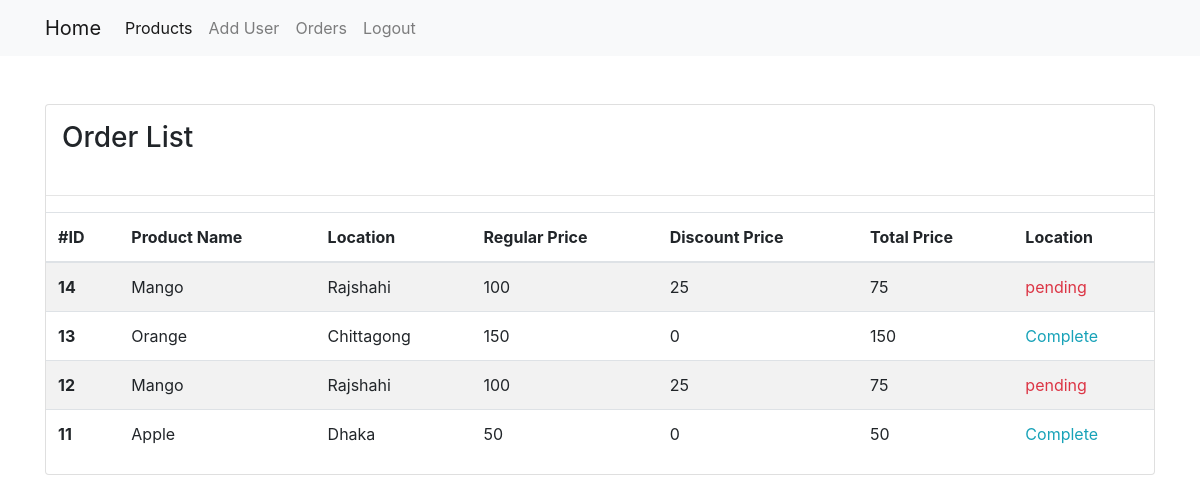
/admin/home.php (signed in), run on the app's committed database.
### tables this page shows
CREATE TABLE `orders` (
  `id` int(11) NOT NULL,
  `buy_id` int(11) NOT NULL,
  `discount` int(11) NOT NULL,
  `status` int(11) NOT NULL
);

CREATE TABLE `product` (
  `id` int(11) NOT NULL,
  `name` varchar(255) NOT NULL,
  `price` int(11) NOT NULL,
  `location` varchar(255) NOT NULL
);

### admin/home.php (the view, shortened to what this page needs)
<?php
 include('header.php');
 ?>
<?php include('nav.php'); ?>
<div class="container">
  <div class="card mt-5">
  <h3 class="p-3">Order List</h3>
  <hr>
    <?php
        $query = "SELECT orders.id, orders.discount, orders.status,product.name, product.price, product.location FROM orders LEFT JOIN product ON orders.buy_id = product.id ORDER BY orders.id DESC  ";
        $run = mysqli_query($con, $query);
        if(mysqli_num_rows($run) > 0){
       ?>
  <table class="table table-striped">
  <thead>
    <tr>
     <th scope="col">#ID</th>
      <th scope="col">Product Name</th>
      <th scope="col">Location</th>
      <th scope="col">Regular Price</th>
      <th scope="col">Discount Price</th>
      <th scope="col">Total Price</th>
      <th scope="col">Location</th>
    </tr>
  </thead>
  <tbody>
        <?php
          while($row = mysqli_fetch_array($run)){
            $id = $row['id'];
            $name = $row['name'];
            $location = $row['location'];
            $discount = $row['discount'];
            $price = $row['price'];
         ?>
    <tr>
      <th scope="row"><?php echo $id; ?></th>
      <td><?php echo $name; ?></td>
      <td><?php echo $location; ?></td>
      <td><?php echo $price; ?></td>
      <td><?php echo $discount; ?></td>
      <td><?php echo $price - $discount ;  ?></td>
      <td><a href="home.php?complete=<?php echo $id; ?>"><?php
          if($row['status'] == 0) {
            echo '<span class="text-danger">pending</span>';
          }else{
            echo '<span class="text-info">Complete</span>';
          }
      ?></a></td>
    </tr>
    <?php
             }
        }
    ?>
  </tbody>
</table>
  </div>
</div>
<?php include('footer.php'); ?>

### admin/header.php (shortened to what this page needs)
<!doctype html>
<html lang="en">
  <head>
    <link href="//cdnjs.cloudflare.com/ajax/libs/jquery-form-validator/2.3.26/theme-default.min.css"
    rel="stylesheet" type="text/css" />
    <link rel="stylesheet" href="https://cdn.jsdelivr.net/npm/bootstrap@4.6.0/dist/css/bootstrap.min.css" >
  </head>
  <body>

### admin/nav.php (shortened to what this page needs)
<section>
    <div class=''>
    <nav class="navbar navbar-expand-lg navbar-light bg-light">
   <div class="container">
    <a class="navbar-brand" href="home.php">Home</a>
    <div class="collapse navbar-collapse" id="navbarNav">
      <ul class="navbar-nav">
        <li class="nav-item">
          <a class="nav-link active" aria-current="page" href="product.php">Products</a>
        </li>
        <li class="nav-item">
          <a class="nav-link" href="add_user.php">Add User</a>
        </li>
        <li class="nav-item">
          <a class="nav-link" href="#">Orders</a>
        </li>
        <li class="nav-item">
          <a class="nav-link" href="logout.php">Logout</a>
        </li>
      </ul>
    </div>
  </div>
</nav>
</div>
</section>

### admin/footer.php (shortened to what this page needs)
  </body>
</html>

### data on the page
orders: id "14", product.name "Mango", product.location "Rajshahi", product.price "100", discount "25", $price-$discount "75", status "pending"
orders: id "13", product.name "Orange", product.location "Chittagong", product.price "150", discount "0", status "Complete"
orders: id "12", product.name "Mango", product.location "Rajshahi", product.price "100", discount "25", $price-$discount "75", status "pending"
orders: id "11", product.name "Apple", product.location "Dhaka", product.price "50", discount "0", status "Complete"
